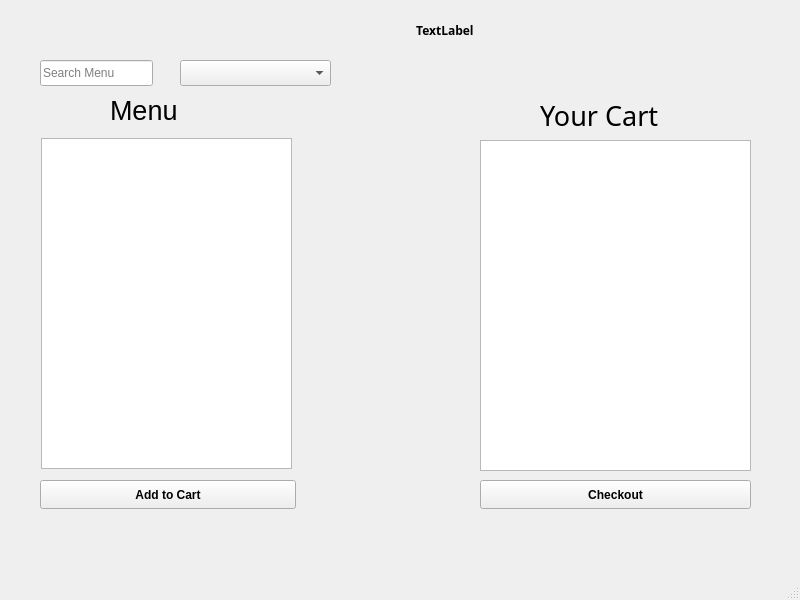
<?xml version="1.0" encoding="UTF-8"?>
<ui version="4.0">
 <class>MainWindow</class>
 <widget class="QMainWindow" name="MainWindow">
  <property name="geometry">
   <rect>
    <x>0</x>
    <y>0</y>
    <width>800</width>
    <height>600</height>
   </rect>
  </property>
  <property name="windowTitle">
   <string>MainWindow</string>
  </property>
  <widget class="QWidget" name="centralwidget">
   <widget class="QLineEdit" name="lineEdit">
    <property name="geometry">
     <rect>
      <x>40</x>
      <y>60</y>
      <width>113</width>
      <height>26</height>
     </rect>
    </property>
    <property name="placeholderText">
     <string>Search Menu</string>
    </property>
   </widget>
   <widget class="QComboBox" name="categoryComboBox">
    <property name="geometry">
     <rect>
      <x>180</x>
      <y>60</y>
      <width>151</width>
      <height>26</height>
     </rect>
    </property>
   </widget>
   <widget class="QLabel" name="specialsLabel">
    <property name="geometry">
     <rect>
      <x>60</x>
      <y>20</y>
      <width>661</width>
      <height>20</height>
     </rect>
    </property>
    <property name="font">
     <font>
      <family>Monospac821 BT</family>
      <bold>true</bold>
     </font>
    </property>
    <property name="text">
     <string>                                   TextLabel</string>
    </property>
    <property name="alignment">
     <set>Qt::AlignmentFlag::AlignCenter</set>
    </property>
   </widget>
   <widget class="QPushButton" name="addToCartButton">
    <property name="geometry">
     <rect>
      <x>40</x>
      <y>480</y>
      <width>256</width>
      <height>29</height>
     </rect>
    </property>
    <property name="font">
     <font>
      <bold>true</bold>
     </font>
    </property>
    <property name="text">
     <string>Add to Cart</string>
    </property>
   </widget>
   <widget class="QLabel" name="totalLabel">
    <property name="geometry">
     <rect>
      <x>540</x>
      <y>100</y>
      <width>161</width>
      <height>31</height>
     </rect>
    </property>
    <property name="font">
     <font>
      <family>Segoe Fluent Icons</family>
      <pointsize>20</pointsize>
     </font>
    </property>
    <property name="text">
     <string>Your Cart</string>
    </property>
   </widget>
   <widget class="QPushButton" name="checkoutButton">
    <property name="geometry">
     <rect>
      <x>480</x>
      <y>480</y>
      <width>271</width>
      <height>29</height>
     </rect>
    </property>
    <property name="font">
     <font>
      <bold>true</bold>
     </font>
    </property>
    <property name="text">
     <string>Checkout</string>
    </property>
   </widget>
   <widget class="QListWidget" name="cartListWidget">
    <property name="geometry">
     <rect>
      <x>480</x>
      <y>140</y>
      <width>271</width>
      <height>331</height>
     </rect>
    </property>
   </widget>
   <widget class="QListWidget" name="menuListWidget">
    <property name="geometry">
     <rect>
      <x>41</x>
      <y>138</y>
      <width>251</width>
      <height>331</height>
     </rect>
    </property>
   </widget>
   <widget class="QLabel" name="label">
    <property name="geometry">
     <rect>
      <x>110</x>
      <y>90</y>
      <width>111</width>
      <height>41</height>
     </rect>
    </property>
    <property name="font">
     <font>
      <pointsize>20</pointsize>
     </font>
    </property>
    <property name="text">
     <string>Menu</string>
    </property>
   </widget>
  </widget>
  <widget class="QMenuBar" name="menubar">
   <property name="geometry">
    <rect>
     <x>0</x>
     <y>0</y>
     <width>800</width>
     <height>26</height>
    </rect>
   </property>
  </widget>
  <widget class="QStatusBar" name="statusbar"/>
 </widget>
 <resources/>
 <connections/>
</ui>
